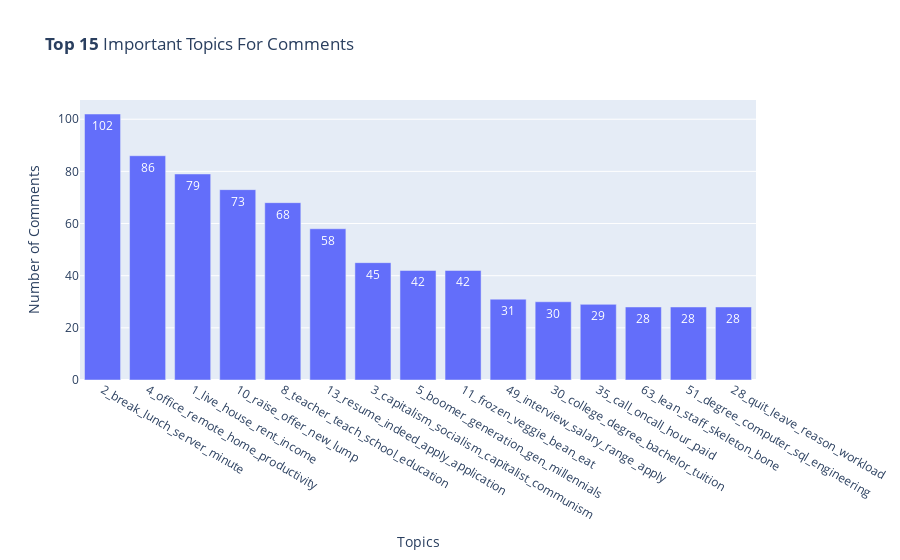

Write notebook code for a chart like this one.
### Code cell
fig = res_df.comment_topics.value_counts()[1:16].plot(kind="bar", title='<b>Top 15</b> Important Topics For Comments',
                    text_auto=True).update_layout(
                    xaxis_title="Topics", yaxis_title="Number of Comments")
fig.update_layout(showlegend=False)
fig.show()

### Figure 1 — Plotly figure (JSON) as saved in the notebook; plotly's stock layout.template omitted (floating-point values rounded to 4 significant figures)
{"data": [{"alignmentgroup": "True", "hovertemplate": "variable=comment_topics<br>index=%{x}<br>value=%{y}<extra></extra>", "legendgroup": "comment_topics", "marker": {"color": "#636efa", "pattern": {"shape": ""}}, "name": "comment_topics", "offsetgroup": "comment_topics", "orientation": "v", "showlegend": true, "textposition": "auto", "texttemplate": "%{y}", "type": "bar", "x": ["2_break_lunch_server_minute", "4_office_remote_home_productivity", "1_live_house_rent_income", "10_raise_offer_new_lump", "8_teacher_teach_school_education", "13_resume_indeed_apply_application", "3_capitalism_socialism_capitalist_communism", "5_boomer_generation_gen_millennials", "11_frozen_veggie_bean_eat", "49_interview_salary_range_apply", "30_college_degree_bachelor_tuition", "35_call_oncall_hour_paid", "63_lean_staff_skeleton_bone", "51_degree_computer_sql_engineering", "28_quit_leave_reason_workload"], "xaxis": "x", "y": [102, 86, 79, 73, 68, 58, 45, 42, 42, 31, 30, 29, 28, 28, 28], "yaxis": "y"}], "layout": {"barmode": "relative", "legend": {"title": {"text": "variable"}, "tracegroupgap": 0}, "showlegend": false, "title": {"text": "<b>Top 15</b> Important Topics For Comments"}, "xaxis": {"anchor": "y", "domain": [0, 1], "title": {"text": "Topics"}}, "yaxis": {"anchor": "x", "domain": [0, 1], "title": {"text": "Number of Comments"}}}}
